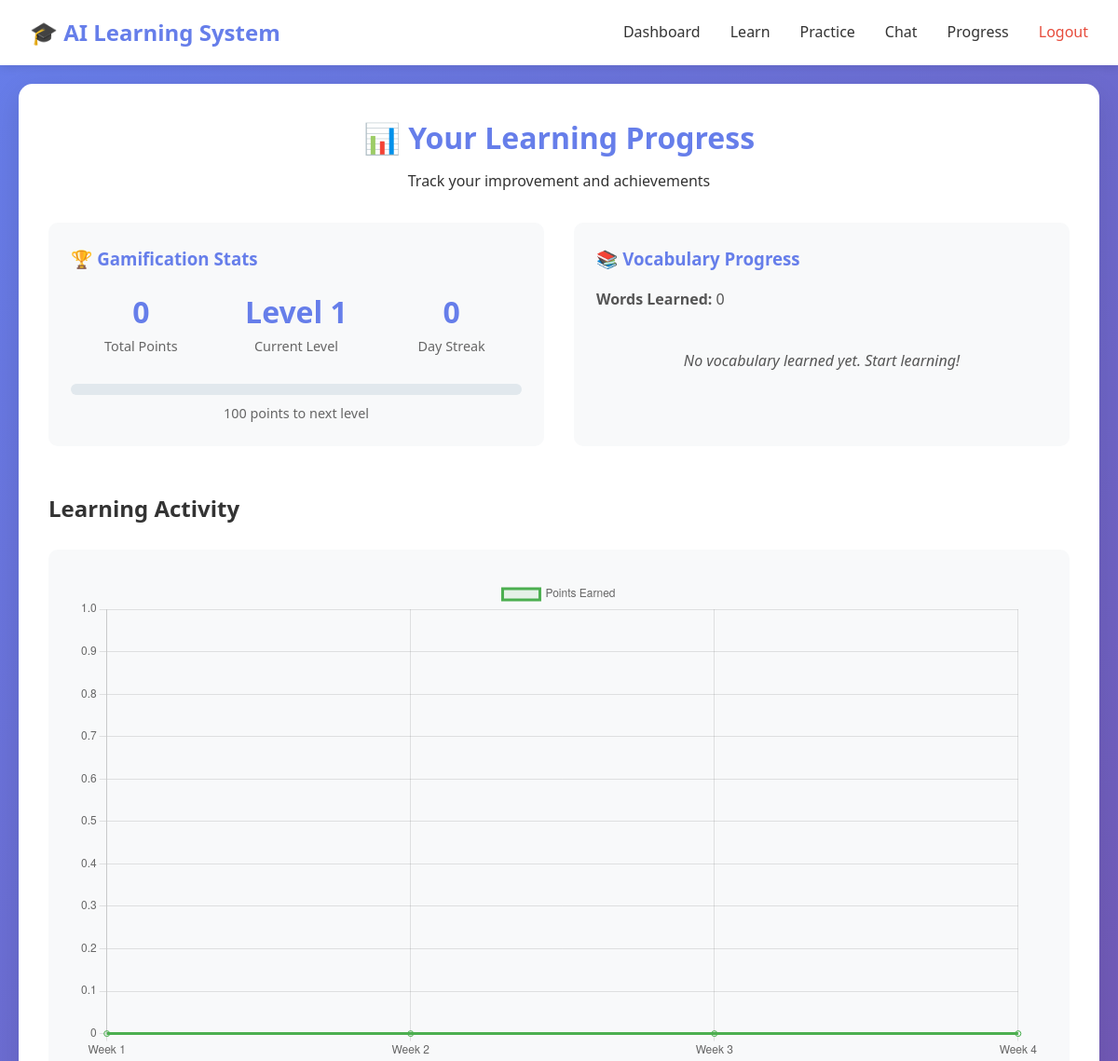
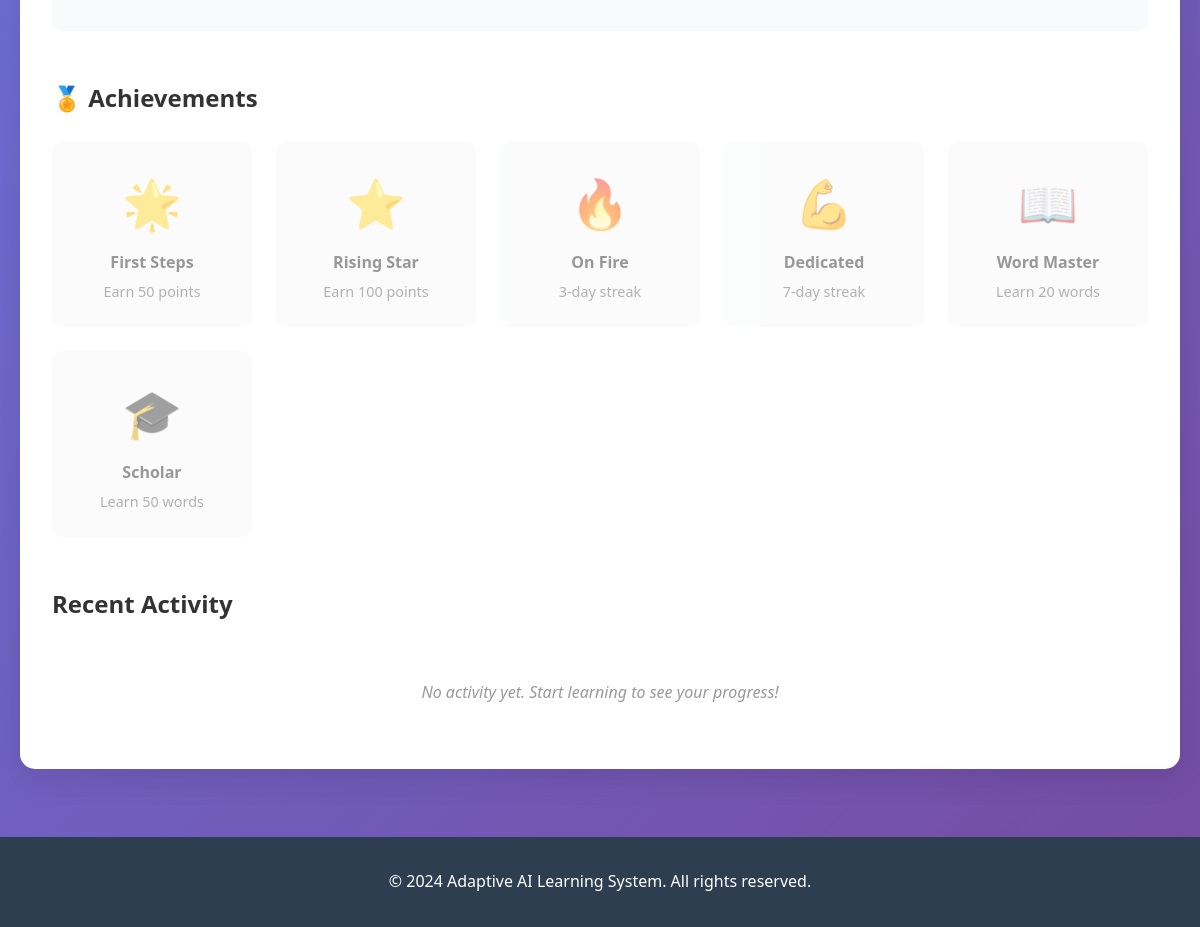
Page /progress (signed in) on the committed database (2 pictures, top to bottom).
### tables this page shows
CREATE TABLE user_points (
        id INTEGER PRIMARY KEY AUTOINCREMENT,
        user_id INTEGER,
        total_points INTEGER DEFAULT 0,
        level INTEGER DEFAULT 1,
        badges TEXT,
        streak_days INTEGER DEFAULT 0,
        last_activity_date DATE,
        FOREIGN KEY (user_id) REFERENCES users(id)
    );

### app.py (the view)
@app.route('/progress')
def progress():
    if 'user_id' not in session:
        return redirect(url_for('login'))
    user_id = session['user_id']
    conn = sqlite3.connect('database/learning_system.db')
    c = conn.cursor()
    c.execute("SELECT * FROM learning_progress WHERE user_id=?", (user_id,))
    progress_data = c.fetchall()
    c.execute("SELECT * FROM vocabulary_learned WHERE user_id=?", (user_id,))
    vocab_data = c.fetchall()
    c.execute("SELECT * FROM user_points WHERE user_id=?", (user_id,))
    points_data = c.fetchone()
    conn.close()
    return render_template('progress.html',
                         progress=progress_data,
                         vocabulary=vocab_data,
                         points=points_data)

### templates/progress.html (shortened to what this page needs)
{% extends "base.html" %}
{% block content %}
<div class="progress-container">
    <div class="progress-header">
        <h1>📊 Your Learning Progress</h1>
        <p>Track your improvement and achievements</p>
    </div>
    <div class="progress-overview">
        <div class="progress-card">
            <h3>🏆 Gamification Stats</h3>
            <div class="stats-grid-small">
                <div class="stat">
                    <span class="stat-number">{{ points[2] if points else 0 }}</span>
                    <span class="stat-label">Total Points</span>
                </div>
                <div class="stat">
                    <span class="stat-number">Level {{ points[3] if points else 1 }}</span>
                    <span class="stat-label">Current Level</span>
                </div>
                <div class="stat">
                    <span class="stat-number">{{ points[5] if points else 0 }}</span>
                    <span class="stat-label">Day Streak</span>
                </div>
            </div>
            <div class="level-progress">
                <div class="level-bar">
                </div>
                <p class="level-text">{{ 100 - ((points[2] if points else 0) % 100) }} points to next level</p>
            </div>
        </div>
        <div class="progress-card">
            <h3>📚 Vocabulary Progress</h3>
            <div class="vocab-stats">
                <p><strong>Words Learned:</strong> {{ vocabulary|length }}</p>
                {% if vocabulary %}
                    <div class="word-list">
                        {% for word in vocabulary[:5] %}
                            <div class="word-item">
                                <span class="word">{{ word[2] }}</span>
                                <span class="mastery-level">Mastery: {{ word[5] }}/5</span>
                            </div>
                        {% endfor %}
                    </div>
                    {% if vocabulary|length > 5 %}
                        <p class="more-text">+ {{ vocabulary|length - 5 }} more words</p>
                    {% endif %}
                {% else %}
                    <p class="empty-state">No vocabulary learned yet. Start learning!</p>
                {% endif %}
            </div>
        </div>
    </div>
    <div class="progress-chart-section">
        <h2>Learning Activity</h2>
        <div class="chart-container">
            <canvas id="progressChart"></canvas>
        </div>
    </div>
    <div class="achievements-section">
        <h2>🏅 Achievements</h2>
        <div class="achievements-grid">
            <div class="achievement-card {% if points and points[2] >= 50 %}unlocked{% endif %}">
                <div class="achievement-icon">🌟</div>
                <h4>First Steps</h4>
                <p>Earn 50 points</p>
            </div>
            <div class="achievement-card {% if points and points[2] >= 100 %}unlocked{% endif %}">
                <div class="achievement-icon">⭐</div>
                <h4>Rising Star</h4>
                <p>Earn 100 points</p>
            </div>
            <div class="achievement-card {% if points and points[5] >= 3 %}unlocked{% endif %}">
                <div class="achievement-icon">🔥</div>
                <h4>On Fire</h4>
                <p>3-day streak</p>
            </div>
            <div class="achievement-card {% if points and points[5] >= 7 %}unlocked{% endif %}">
                <div class="achievement-icon">💪</div>
                <h4>Dedicated</h4>
                <p>7-day streak</p>
            </div>
            <div class="achievement-card {% if vocabulary and vocabulary|length >= 20 %}unlocked{% endif %}">
                <div class="achievement-icon">📖</div>
                <h4>Word Master</h4>
                <p>Learn 20 words</p>
            </div>
            <div class="achievement-card {% if vocabulary and vocabulary|length >= 50 %}unlocked{% endif %}">
                <div class="achievement-icon">🎓</div>
                <h4>Scholar</h4>
                <p>Learn 50 words</p>
            </div>
        </div>
    </div>
    <div class="recent-activity">
        <h2>Recent Activity</h2>
        {% if progress %}
            <div class="activity-list">
                {% for item in progress %}
                    <div class="activity-item">
                        <div class="activity-icon">📝</div>
                        <div class="activity-details">
                            <h4>{{ item[2] }}</h4>
                            <p>Difficulty: {{ item[3] }} | Accuracy: {{ (item[4] / item[5] * 100)|round if item[5] > 0 else 0 }}%</p>
                            <small>Last practiced: {{ item[6] }}</small>
                        </div>
                    </div>
                {% endfor %}
            </div>
        {% else %}
            <p class="empty-state">No activity yet. Start learning to see your progress!</p>
        {% endif %}
    </div>
</div>
<script>
// Create progress chart
const ctx = document.getElementById('progressChart');
if (ctx) {
    new Chart(ctx, {
        type: 'line',
        data: {
            labels: ['Week 1', 'Week 2', 'Week 3', 'Week 4'],
            datasets: [{
                label: 'Points Earned',
                data: [{{ points[2] // 4 if points else 0 }},
                       {{ points[2] // 3 if points else 0 }},
                       {{ points[2] // 2 if points else 0 }},
                       {{ points[2] if points else 0 }}],
                borderColor: '#4CAF50',
                backgroundColor: 'rgba(76, 175, 80, 0.1)',
                tension: 0.4,
                fill: true
            }]
        },
        options: {
            responsive: true,
            plugins: {
                legend: {
                    display: true,
                    position: 'top',
                }
            },
            scales: {
                y: {
                    beginAtZero: true
                }
            }
        }
    });
}
</script>
{% endblock %}

### static/css/style.css (style rules this page uses)
* { margin: 0; padding: 0; box-sizing: border-box; }
body { font-family: 'Segoe UI', Tahoma, Geneva, Verdana, sans-serif; line-height: 1.6; color: #333; background: linear-gradient(135deg, #667eea 0%, #764ba2 100%); min-height: 100vh; }
.stat-label { display: block; color: #666; font-size: 0.9rem; margin-bottom: 0.3rem; }
.progress-container { background: white; padding: 2rem; border-radius: 15px; box-shadow: 0 10px 30px rgba(0,0,0,0.1); }
.progress-header { text-align: center; margin-bottom: 2rem; }
.progress-header h1 { color: #667eea; margin-bottom: 0.5rem; }
.progress-overview { display: grid; grid-template-columns: repeat(auto-fit, minmax(300px, 1fr)); gap: 2rem; margin-bottom: 3rem; }
.progress-card { background: #f8f9fa; padding: 1.5rem; border-radius: 10px; }
.progress-card h3 { color: #667eea; margin-bottom: 1rem; }
.stats-grid-small { display: grid; grid-template-columns: repeat(3, 1fr); gap: 1rem; margin-bottom: 1rem; }
.stat { text-align: center; }
.stat-number { display: block; font-size: 2rem; color: #667eea; font-weight: bold; }
.stat-label { display: block; color: #666; font-size: 0.9rem; }
.level-progress { margin-top: 1.5rem; }
.level-bar { background: #e1e8ed; height: 12px; border-radius: 10px; overflow: hidden; }
.level-text { text-align: center; margin-top: 0.5rem; color: #666; font-size: 0.9rem; }
.vocab-stats p { margin: 0.5rem 0; color: #555; }
.empty-state { text-align: center; color: #999; padding: 2rem; font-style: italic; }
.progress-chart-section { margin-bottom: 3rem; }
.progress-chart-section h2 { color: #333; margin-bottom: 1.5rem; }
.chart-container { background: #f8f9fa; padding: 2rem; border-radius: 10px; }
.achievements-section { margin-bottom: 3rem; }
.achievements-section h2 { color: #333; margin-bottom: 1.5rem; }
.achievements-grid { display: grid; grid-template-columns: repeat(auto-fill, minmax(200px, 1fr)); gap: 1.5rem; }
.achievement-card { background: #f8f9fa; padding: 1.5rem; border-radius: 10px; text-align: center; opacity: 0.5; transition: all 0.3s; }
.achievement-icon { font-size: 3rem; margin-bottom: 0.5rem; }
.achievement-card h4 { margin-bottom: 0.3rem; color: #333; }
.achievement-card p { font-size: 0.9rem; color: #666; }
.recent-activity { margin-top: 3rem; }
.recent-activity h2 { color: #333; margin-bottom: 1.5rem; }

### rows in the picture
user_points: total_points "0", level "1", streak_days "0", 100-((points[2]ifpointselse0)%100) "100"

### other values in the picture
{{ vocabulary|length }} "0"
chart data {{ points[2] // 4 if points else 0 }} 0
chart data {{ points[2] // 3 if points else 0 }} 0
chart data {{ points[2] // 2 if points else 0 }} 0
chart data {{ points[2] if points else 0 }} 0
